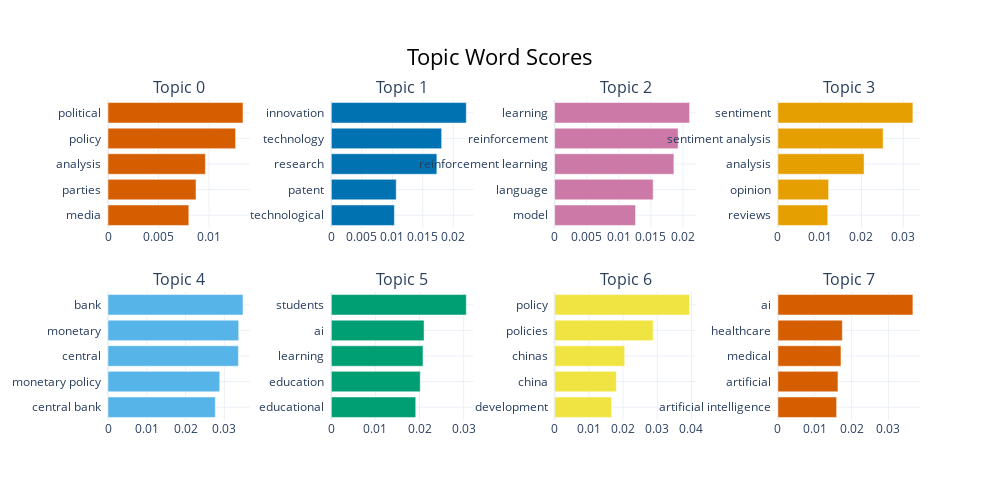

Source (notebook cell):
### Code cell
# Visualize barchart
topic_model.visualize_barchart()

### Figure 1 — Plotly figure (JSON) as saved in the notebook; plotly's stock layout.template omitted (floating-point values rounded to 4 significant figures)
{"data": [{"marker": {"color": "#D55E00"}, "orientation": "h", "type": "bar", "x": [0.007994, 0.008708, 0.009636, 0.01262, 0.01336], "xaxis": "x", "y": ["media  ", "parties  ", "analysis  ", "policy  ", "political  "], "yaxis": "y"}, {"marker": {"color": "#0072B2"}, "orientation": "h", "type": "bar", "x": [0.01034, 0.01064, 0.01731, 0.0181, 0.02214], "xaxis": "x2", "y": ["technological  ", "patent  ", "research  ", "technology  ", "innovation  "], "yaxis": "y2"}, {"marker": {"color": "#CC79A7"}, "orientation": "h", "type": "bar", "x": [0.01262, 0.01536, 0.01859, 0.01925, 0.02104], "xaxis": "x3", "y": ["model  ", "language  ", "reinforcement learning  ", "reinforcement  ", "learning  "], "yaxis": "y3"}, {"marker": {"color": "#E69F00"}, "orientation": "h", "type": "bar", "x": [0.01193, 0.01213, 0.02062, 0.02518, 0.0323], "xaxis": "x4", "y": ["reviews  ", "opinion  ", "analysis  ", "sentiment analysis  ", "sentiment  "], "yaxis": "y4"}, {"marker": {"color": "#56B4E9"}, "orientation": "h", "type": "bar", "x": [0.02765, 0.02879, 0.03361, 0.03368, 0.03479], "xaxis": "x5", "y": ["central bank  ", "monetary policy  ", "central  ", "monetary  ", "bank  "], "yaxis": "y5"}, {"marker": {"color": "#009E73"}, "orientation": "h", "type": "bar", "x": [0.01914, 0.02016, 0.02079, 0.02103, 0.03061], "xaxis": "x6", "y": ["educational  ", "education  ", "learning  ", "ai  ", "students  "], "yaxis": "y6"}, {"marker": {"color": "#F0E442"}, "orientation": "h", "type": "bar", "x": [0.01666, 0.01804, 0.02048, 0.0288, 0.03945], "xaxis": "x7", "y": ["development  ", "china  ", "chinas  ", "policies  ", "policy  "], "yaxis": "y7"}, {"marker": {"color": "#D55E00"}, "orientation": "h", "type": "bar", "x": [0.01594, 0.0163, 0.01712, 0.01749, 0.03665], "xaxis": "x8", "y": ["artificial intelligence  ", "artificial  ", "medical  ", "healthcare  ", "ai  "], "yaxis": "y8"}], "layout": {"annotations": [{"font": {"size": 16}, "showarrow": false, "text": "Topic 0", "x": 0.0875, "xanchor": "center", "xref": "paper", "y": 1, "yanchor": "bottom", "yref": "paper"}, {"font": {"size": 16}, "showarrow": false, "text": "Topic 1", "x": 0.3625, "xanchor": "center", "xref": "paper", "y": 1, "yanchor": "bottom", "yref": "paper"}, {"font": {"size": 16}, "showarrow": false, "text": "Topic 2", "x": 0.6375, "xanchor": "center", "xref": "paper", "y": 1, "yanchor": "bottom", "yref": "paper"}, {"font": {"size": 16}, "showarrow": false, "text": "Topic 3", "x": 0.9125, "xanchor": "center", "xref": "paper", "y": 1, "yanchor": "bottom", "yref": "paper"}, {"font": {"size": 16}, "showarrow": false, "text": "Topic 4", "x": 0.0875, "xanchor": "center", "xref": "paper", "y": 0.4, "yanchor": "bottom", "yref": "paper"}, {"font": {"size": 16}, "showarrow": false, "text": "Topic 5", "x": 0.3625, "xanchor": "center", "xref": "paper", "y": 0.4, "yanchor": "bottom", "yref": "paper"}, {"font": {"size": 16}, "showarrow": false, "text": "Topic 6", "x": 0.6375, "xanchor": "center", "xref": "paper", "y": 0.4, "yanchor": "bottom", "yref": "paper"}, {"font": {"size": 16}, "showarrow": false, "text": "Topic 7", "x": 0.9125, "xanchor": "center", "xref": "paper", "y": 0.4, "yanchor": "bottom", "yref": "paper"}], "height": 500, "hoverlabel": {"bgcolor": "white", "font": {"family": "Rockwell", "size": 16}}, "showlegend": false, "title": {"font": {"color": "Black", "size": 22}, "text": "Topic Word Scores", "x": 0.5, "xanchor": "center", "yanchor": "top"}, "width": 1000, "xaxis": {"anchor": "y", "domain": [0, 0.175], "showgrid": true}, "xaxis2": {"anchor": "y2", "domain": [0.275, 0.45], "showgrid": true}, "xaxis3": {"anchor": "y3", "domain": [0.55, 0.725], "showgrid": true}, "xaxis4": {"anchor": "y4", "domain": [0.825, 1], "showgrid": true}, "xaxis5": {"anchor": "y5", "domain": [0, 0.175], "showgrid": true}, "xaxis6": {"anchor": "y6", "domain": [0.275, 0.45], "showgrid": true}, "xaxis7": {"anchor": "y7", "domain": [0.55, 0.725], "showgrid": true}, "xaxis8": {"anchor": "y8", "domain": [0.825, 1], "showgrid": true}, "yaxis": {"anchor": "x", "domain": [0.6, 1], "showgrid": true}, "yaxis2": {"anchor": "x2", "domain": [0.6, 1], "showgrid": true}, "yaxis3": {"anchor": "x3", "domain": [0.6, 1], "showgrid": true}, "yaxis4": {"anchor": "x4", "domain": [0.6, 1], "showgrid": true}, "yaxis5": {"anchor": "x5", "domain": [0, 0.4], "showgrid": true}, "yaxis6": {"anchor": "x6", "domain": [0, 0.4], "showgrid": true}, "yaxis7": {"anchor": "x7", "domain": [0, 0.4], "showgrid": true}, "yaxis8": {"anchor": "x8", "domain": [0, 0.4], "showgrid": true}}}
